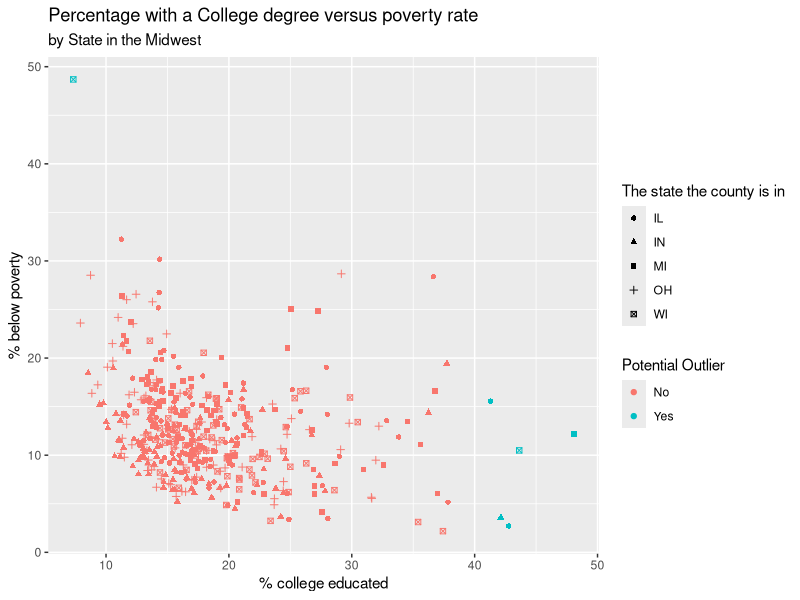

R code for this plot:
## ---- chunk 1
#| eval: true
#| message: false

library(tidyverse)
## ---- chunk 2
midwest |>
  count(state, sort = TRUE)
## ---- chunk 3
midwest |>
  count(county, state) |>
  count(county, name = "nstates") |>
  filter(nstates == 5)
## ---- chunk 4
midwest |>
  filter(popdensity > 25000) |>
  select(county, state, popdensity, poptotal, area) |>
  arrange(desc(popdensity))
## ---- chunk 5
midwest |>
  filter(popdensity == max(popdensity)) |>
  select(county, state, popdensity, poptotal, area)
## ---- chunk 6
midwest |>
  summarize(
    median(popdensity),
    q1 = quantile(popdensity, 0.25),
    q3 = quantile(popdensity, 0.75)
  )
## ---- chunk 7
midwest |>
  count(state, inmetro) |>
  group_by(state) |>
  mutate(prop = n / sum(n))
## ---- chunk 8
midwest |>
  filter(percbelowpoverty >= 40,
         percollege <= 10) |>
  select(county, state,
         percbelowpoverty,
         percollege)
## ---- chunk 9
midwest |>
  filter(percollege >= 40,
         percbelowpoverty <= 20) |>
  select(county, state,
         percbelowpoverty,
         percollege)
## ---- chunk 10
midwest |>
  filter(
    (percbelowpoverty >= 40 & percollege <= 10) |
    (percbelowpoverty <= 20 & percollege >= 40)
  ) |>
  select(county, state,
         percbelowpoverty,
         percollege)
## ---- chunk 11
midwest |>
  mutate(
    potential_outlier = if_else(
    (percbelowpoverty >= 40 & percollege <= 10) |
    (percbelowpoverty <= 20 & percollege >= 40),
      "Yes",
      "No"
    )
  ) |>
  select(county, state,
         percbelowpoverty,
         percollege,
         potential_outlier) |>
  arrange(potential_outlier)
## ---- chunk 12
midwest |> 
  mutate(
  potential_outlier = if_else (
(percbelowpoverty >= 40 & percollege <= 10) | 
(percbelowpoverty <= 20 & percollege >= 40),
"Yes",
"No")) |>
ggplot (aes (x = percollege, y = percbelowpoverty, colour = potential_outlier, shape = state)) +
geom_point() +
  labs (
  x= "% college educated",
  y = "% below poverty",
  colour = "Potential Outlier",
  shape = "The state the county is in",
  title = "Percentage with a College degree versus poverty rate",
  subtitle = "by State in the Midwest")

## ---- chunk 13
  state_population <- midwest |>
  group_by(state) |>
  summarize(total_population = sum(poptotal)) |>
  arrange(desc(total_population))
state_population
## ---- chunk 14
state_population |>
  mutate(
    population_prop = total_population / sum(total_population)
  ) |>
  arrange(desc(population_prop))
## ---- chunk 15
state_poverty <- midwest |>
  group_by(state) |>
  summarise(mean_percbelowpoverty = mean(percbelowpoverty))
state_poverty
## ---- chunk 16
state_poverty |>
  arrange(mean_percbelowpoverty)
